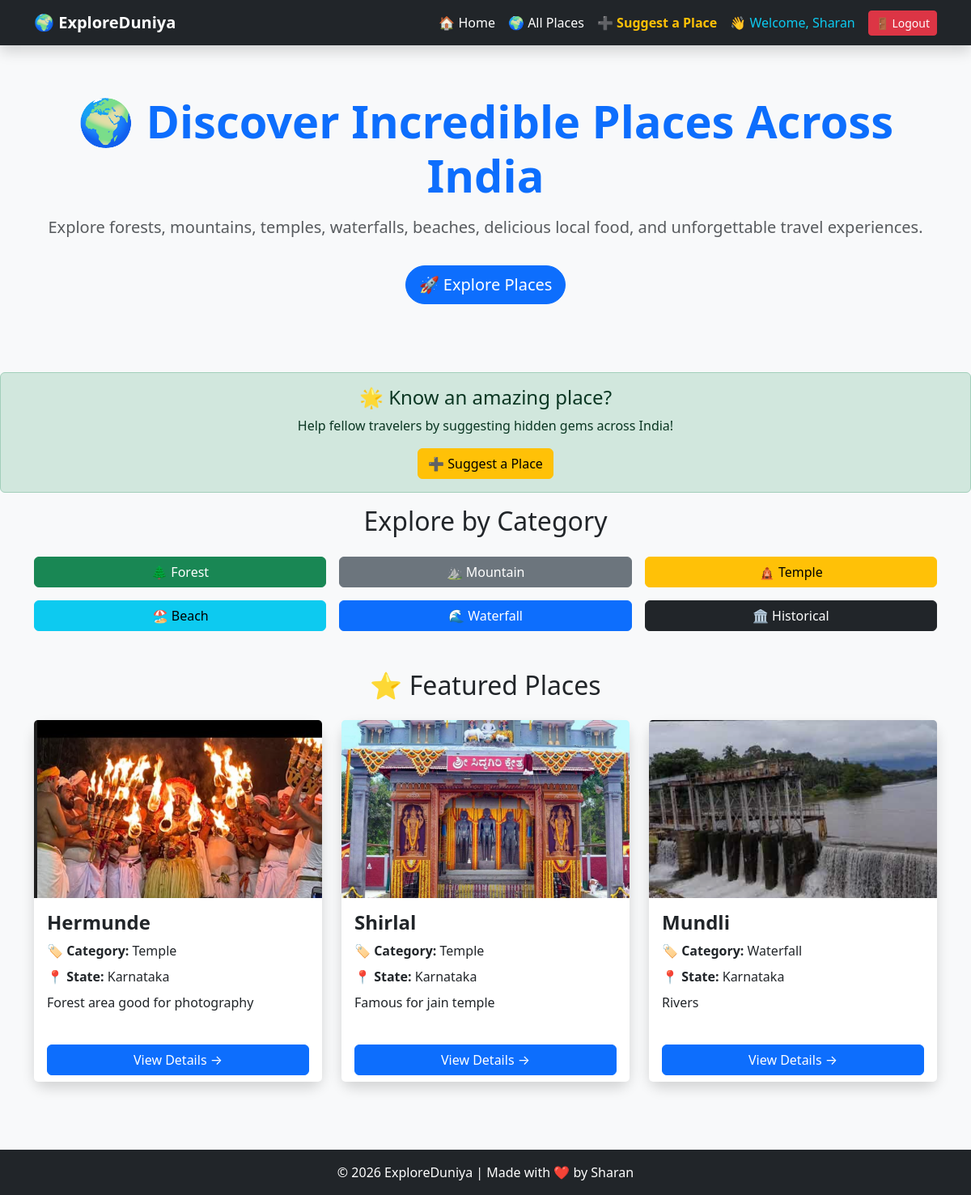
The app's page / (signed in) with its own data.
### places/models.py (models this page shows, shortened)
class Place(models.Model):
    CATEGORY_CHOICES = [
        ("Forest", "Forest"),
        ("Mountain", "Mountain"),
        ("Temple", "Temple"),
        ("Beach", "Beach"),
        ("Waterfall", "Waterfall"),
        ("Historical", "Historical"),
        ("Food", "Food Destination"),
    ]
    name = models.CharField(max_length=100)
    state = models.CharField(max_length=100)
    district = models.CharField(
        max_length=100,
        blank=True,
        default=""
    )
    taluk = models.CharField(
        max_length=100,
        blank=True,
        default=""
    )
    description = models.TextField()
    category = models.CharField(
        max_length=50,
        choices=CATEGORY_CHOICES,
        default="Forest"
    )
    image = models.ImageField(
        upload_to="places/",
        blank=True,
        null=True
    )

### places/views.py (the view)
# urls.py: path("", home, name="home"),
def home(request):
    places = Place.objects.all()[:3]
    return render(
        request,
        "places/home.html",
        {
            "places": places,
        },
    )

### places/templates/places/home.html (shortened to what this page needs)
<!DOCTYPE html>
<html lang="en">
<head>
    <link href="https://cdn.jsdelivr.net/npm/bootstrap@5.3.7/dist/css/bootstrap.min.css" rel="stylesheet">
</head>
<body>
<nav class="navbar navbar-expand-lg navbar-dark bg-dark shadow">
    <div class="container">
        <a class="navbar-brand fw-bold" href="/">
            🌍 ExploreDuniya
        </a>
        <div class="navbar-nav ms-auto align-items-center">
            <a class="nav-link text-white" href="/">
                🏠 Home
            </a>
            <a class="nav-link text-white" href="/places/">
                🌍 All Places
            </a>
            {% if user.is_authenticated %}
                <a class="nav-link text-warning fw-bold" href="/suggest-place/">
                    ➕ Suggest a Place
                </a>
                <span class="nav-link text-info">
                    👋 Welcome, {{ user.username }}
                </span>
                <form action="/accounts/logout/" method="post" class="ms-2">
                    <button type="submit" class="btn btn-sm btn-danger">
                        🚪 Logout
                    </button>
                </form>
            {% endif %}
        </div>
    </div>
</nav>
    <div class="container hero text-center">
        <h1 class="display-4 fw-bold text-primary">
            🌍 Discover Incredible Places Across India
        </h1>
        <p class="lead text-muted mt-3">
            Explore forests, mountains, temples, waterfalls, beaches,
            delicious local food, and unforgettable travel experiences.
        </p>
        <a href="/places/" class="btn btn-primary btn-lg rounded-pill mt-3">
            🚀 Explore Places
        </a>
    </div>
    <div class="alert alert-success text-center mt-4">
    <h4>🌟 Know an amazing place?</h4>
    <p>Help fellow travelers by suggesting hidden gems across India!</p>
    {% if user.is_authenticated %}
        <a href="/suggest-place/" class="btn btn-warning">
            ➕ Suggest a Place
        </a>
    {% else %}
        <a href="/accounts/login/" class="btn btn-primary">
            🔐 Login to Suggest
        </a>
    {% endif %}
</div>
    <div class="container mb-5">
        <h2 class="text-center mb-4">
            Explore by Category
        </h2>
        <div class="row g-3">
            <div class="col-md-4">
                <a href="/places/category/Forest/" class="btn btn-success w-100">
                    🌲 Forest
                </a>
            </div>
            <div class="col-md-4">
                <a href="/places/category/Mountain/" class="btn btn-secondary w-100">
                    ⛰️ Mountain
                </a>
            </div>
            <div class="col-md-4">
                <a href="/places/category/Temple/" class="btn btn-warning w-100">
                    🛕 Temple
                </a>
            </div>
            <div class="col-md-4">
                <a href="/places/category/Beach/" class="btn btn-info w-100">
                    🏖️ Beach
                </a>
            </div>
            <div class="col-md-4">
                <a href="/places/category/Waterfall/" class="btn btn-primary w-100">
                    🌊 Waterfall
                </a>
            </div>
            <div class="col-md-4">
                <a href="/places/category/Historical/" class="btn btn-dark w-100">
                    🏛️ Historical
                </a>
            </div>
        </div>
    </div>
    <div class="container">
        <h2 class="text-center mb-4">
            ⭐ Featured Places
        </h2>
        <div class="row">
            {% for place in places %}
            <div class="col-md-4 mb-4">
                <div class="card h-100 shadow border-0 rounded-4">
                    {% if place.image %}
                        <img
                            src="{{ place.image.url }}"
                            class="card-img-top"
                            alt="{{ place.name }}"
                            style="height:220px; object-fit:cover;"
                        >
                    {% else %}
                        <div class="text-center p-5 bg-light">
                            🏞️ No Image Available
                        </div>
                    {% endif %}
                    <div class="card-body">
                        <h4 class="fw-bold">
                            {{ place.name }}
                        </h4>
                        <p class="mb-2">
                            🏷️ <strong>Category:</strong>
                            {{ place.category }}
                        </p>
                        <p class="mb-2">
                            📍 <strong>State:</strong>
                            {{ place.state }}
                        </p>
                        <p>
                            {{ place.description|truncatewords:18 }}
                        </p>
                    </div>
                    <div class="card-footer bg-white border-0">
                        <a
                            href="/places/{{ place.id }}/"
                            class="btn btn-primary w-100"
                        >
                            View Details →
                        </a>
                    </div>
                </div>
            </div>
            {% empty %}
            <div class="col-12 text-center">
                <div class="alert alert-warning">
                    No places available yet.
                </div>
            </div>
            {% endfor %}
        </div>
    </div>
    <footer class="bg-dark text-white text-center py-3">
        <div class="container">
            © 2026 ExploreDuniya | Made with ❤️ by Sharan
        </div>
    </footer>
</body>
</html>

### places/templates/places/home.html (style rules this page uses)
body { background-color: #f8f9fa; }
.card { transition: transform 0.3s ease, box-shadow 0.3s ease; }
.hero { padding: 60px 20px; }
footer { margin-top: 60px; }

### records on screen
Place: image (picture), name "Hermunde", category "Temple", state "Karnataka", description "Forest area good for photography"
Place: image (picture), name "Shirlal", category "Temple", state "Karnataka", description "Famous for jain temple"
Place: image (picture), name "Mundli", category "Waterfall", state "Karnataka", description "Rivers"

### other values on screen
{{ user.username }} "Sharan"
